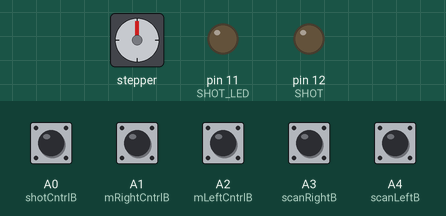
Recording of a sketch running on a simulated Arduino Uno, built with avr-gcc and run on an emulated ATmega328P. Parts: stepper motor, output pins drawn as LEDs (lit = HIGH). Wiring (inferred from the names in the program): stepper motor driver (200 steps per turn assumed): step pin 3; direction pin 4; enable pin 2. The inputs (shaded band) are chosen by the test bench; at power-on: A0 (shotCntrlB), A1 (mRightCntrlB), A2 (mLeftCntrlB), A3 (scanRightB), A4 (scanLeftB) HIGH. Pins used as bus, display or sensor lines are not drawn.

Above: at 1.2 s.
1.3 s: A0 (shotCntrlB) pulled LOW for 0.15 s
At 2.6 s:
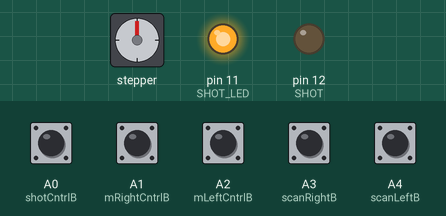
2.9 s: A3 (scanRightB) pulled LOW for 0.15 s
At 4.09 s:
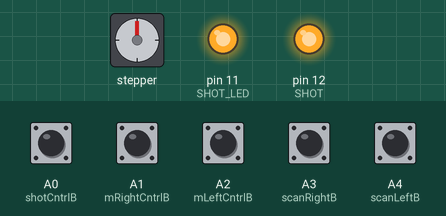
Timing chart, 0 to 11.1 s (numbered marks = the images above; inputs shaded):
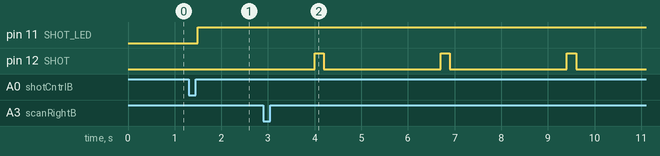

The sketch:

SmartTControl.ino
```cpp
/*
Two Buttons for Stepper Motor control

 lejbron
 */

#include "OneButton.h"

//контроль вращения
#define STEP_COUNT 50
//количество снимков
#define SHOTS_COUNT 5

#define SHOT 12
#define SHOT_LED 11

//scan delays control - in miliseconds
#define D_TABLE_STOP 500
#define D_PHOTO_TAKE 200
#define D_PHOTO_SAVE 1000

OneButton shotCntrlB(A0, true);

// motor Control Buttons
OneButton mRightCntrlB(A1, true);
OneButton mLeftCntrlB(A2, true);

// Scan process - left / right modes
OneButton scanRightB(A3, true);
OneButton scanLeftB(A4, true);

// Troyka-Stepper подключён к следующим пинам:
const byte enablePin = 2;
const byte stepPin = 3;
const byte directionPin = 4;

// Выдержка для регулировки скорости вращения
int delayTime = 10;
// Флаг использования автоспуска
bool shotFlag = false;
//Флаг ручной остановки сканирования
bool scanStopFlag = false;

void setup() {
  shotCntrlB.attachClick(autoShotUsage);

  mRightCntrlB.attachClick(click1);
  mRightCntrlB.attachLongPressStart(longPressStart1);
  mRightCntrlB.attachLongPressStop(longPressStop1);
  mRightCntrlB.attachDuringLongPress(longPress1);

  mLeftCntrlB.attachClick(click2);
  mLeftCntrlB.attachLongPressStart(longPressStart2);
  mLeftCntrlB.attachLongPressStop(longPressStop2);
  mLeftCntrlB.attachDuringLongPress(longPress2);

  scanRightB.attachClick(rightScan);
  scanRightB.attachDoubleClick(stopScan);
  scanLeftB.attachClick(leftScan);
 // scanLeftB.attachDoubleClick(stopScan);

  pinMode(stepPin, OUTPUT);
  pinMode(directionPin, OUTPUT);
  pinMode(enablePin, OUTPUT);

  pinMode(SHOT, OUTPUT);
  pinMode(SHOT_LED, OUTPUT);
}

void loop() {
  // keep watching the push buttons:
  shotCntrlB.tick();
  mRightCntrlB.tick();
  mLeftCntrlB.tick();
  scanRightB.tick();
  scanLeftB.tick();
}

void click1() {
  digitalWrite(enablePin, HIGH);
  stepLeft();
  digitalWrite(enablePin, LOW);
}

void longPressStart1() {
  digitalWrite(enablePin, HIGH);
  digitalWrite(directionPin, LOW);
  motorStep();
}

void longPress1() {
  motorStep();
}

void longPressStop1() {
  digitalWrite(stepPin, LOW);
  digitalWrite(enablePin, LOW);
}

void click2() {
  digitalWrite(enablePin, HIGH);
  stepRight();
  digitalWrite(enablePin, LOW);
}

void longPressStart2() {
  digitalWrite(enablePin, HIGH);
  digitalWrite(directionPin, HIGH);
  motorStep();
}
void longPress2() {
  motorStep();
}

void longPressStop2() {
  digitalWrite(stepPin, LOW);
  digitalWrite(enablePin, LOW);
}

void stepRight() {
// Задаём направление вращения по часовой стрелке
  digitalWrite(directionPin, HIGH);

// Делаем STEP_COUNT шагов
  for (int i = 0; i < STEP_COUNT; ++i)
    motorStep();
}

void stepLeft() {
  //Задаём направление вращения против часовой стрелки
  digitalWrite(directionPin, LOW);

// Делаем STEP_COUNT шагов
  for (int i = 0; i < STEP_COUNT; ++i)
    motorStep();
}

void motorStep() {
    digitalWrite(stepPin, HIGH);
    delay(delayTime);

    digitalWrite(stepPin, LOW);
    delay(delayTime);
}

void autoShotUsage()
{
  if(shotFlag)
    digitalWrite(SHOT_LED, LOW);
  else
    digitalWrite(SHOT_LED, HIGH);

  shotFlag = !shotFlag;
}

void rightScan() {
  scanStopFlag = false;
  scan(true);
}

void leftScan() {
  scanStopFlag = false;
  scan(false);
}

//dir --> direction : true - RIGHT / false - LEFT
void scan(bool dir)
{
  //включаем двигатель
  digitalWrite(enablePin, HIGH);

  // Для каждого из необходимого количества снимков...
  for (int i = 0; i < SHOTS_COUNT; ++i) {
    if(!scanStopFlag) {
      // Ждём 500 мс, чтобы столик остановился
      delay(D_TABLE_STOP);

      if(shotFlag) {
        // Замыкаем реле, происходит съёмка
        digitalWrite(SHOT, HIGH);
        delay(D_PHOTO_TAKE);
        // Размыкаем реле
        digitalWrite(SHOT, LOW);
      }
      // Выдержка, чтобы фотоаппарат успел записать снимок на карту
      delay(D_PHOTO_SAVE);

      // Поворачиваем столик на необходимое количество шагов
      if(dir)
        stepRight();
      if(!dir)
        stepLeft();
    }
  }

// После завершения съёмки отключаем двигатель
 digitalWrite(enablePin, LOW);
}

void stopScan()
{
  scanStopFlag = true;
  digitalWrite(SHOT_LED, HIGH);
  delay(200);
  digitalWrite(SHOT_LED, LOW);
  digitalWrite(stepPin, LOW);
  digitalWrite(enablePin, LOW);
}
```

Measured:
- after the input at 1.3 s, pin 11 (SHOT_LED): LOW → HIGH after 0.20 s
- after the input at 2.9 s, pin 12 (SHOT): alternates HIGH for 0.20 s and LOW for 2.5 s, starting after 1.1 s
